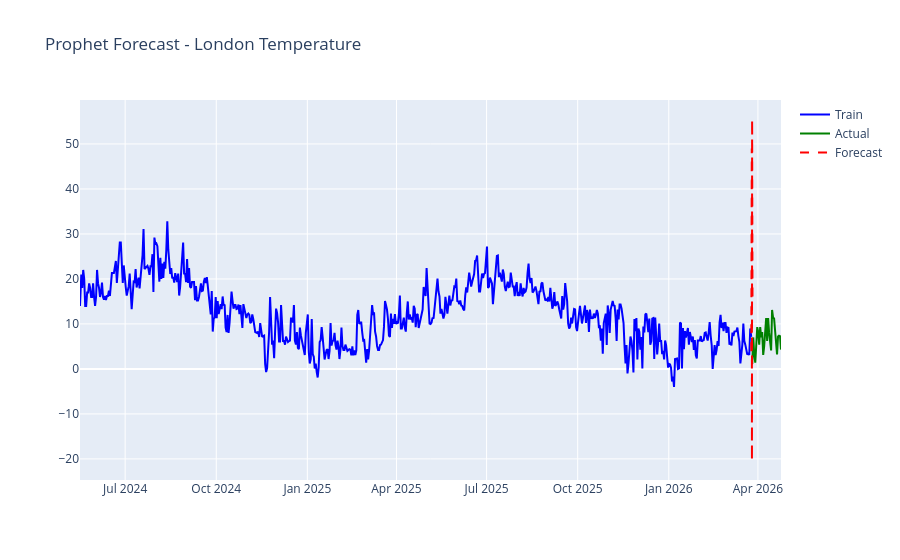

Notebook code for this chart:
### Code cell
from prophet import Prophet

# Sirf ek city lo - London
city_df = df[df['location_name'] == 'London'][['last_updated', 'temperature_celsius']].copy()
city_df.columns = ['ds', 'y']
city_df = city_df.sort_values('ds').reset_index(drop=True)

print(f"London data points: {len(city_df)}")

# Train/Test split - last 30 days test
split_date = city_df['ds'].max() - pd.Timedelta(days=30)
train = city_df[city_df['ds'] <= split_date]
test = city_df[city_df['ds'] > split_date]

# Model
model = Prophet(daily_seasonality=True, weekly_seasonality=True)
model.fit(train)

# Forecast
future = model.make_future_dataframe(periods=len(test), freq='h')
forecast = model.predict(future)

# Plot
fig = px.line(title='Prophet Forecast - London Temperature')
fig.add_scatter(x=train['ds'], y=train['y'], name='Train', line=dict(color='blue'))
fig.add_scatter(x=test['ds'], y=test['y'], name='Actual', line=dict(color='green'))
fig.add_scatter(x=forecast['ds'].tail(len(test)), 
                y=forecast['yhat'].tail(len(test)), 
                name='Forecast', line=dict(color='red', dash='dash'))
fig.show()

# Metrics
y_true = test['y'].values
y_pred = forecast['yhat'].tail(len(test)).values
rmse = np.sqrt(mean_squared_error(y_true, y_pred))
mae = mean_absolute_error(y_true, y_pred)
r2 = r2_score(y_true, y_pred)
print(f"\nProphet Results:")
print(f"RMSE: {rmse:.2f}")
print(f"MAE:  {mae:.2f}")
print(f"R²:   {r2:.2f}")

### Figure 1 — Plotly figure (JSON) as saved in the notebook; plotly's stock layout.template omitted (floating-point values rounded to 4 significant figures; data arrays with more than 128 entries replaced by an {"elided": "..."} marker saying what was removed)
{"data": [{"hovertemplate": "<extra></extra>", "legendgroup": "", "line": {"color": "#636efa", "dash": "solid"}, "marker": {"symbol": "circle"}, "mode": "lines", "name": "", "orientation": "v", "showlegend": false, "type": "scatter", "xaxis": "x", "yaxis": "y"}, {"line": {"color": "blue"}, "name": "Train", "type": "scatter", "x": {"elided": "674 str values"}, "y": {"elided": "674 float values"}}, {"line": {"color": "green"}, "name": "Actual", "type": "scatter", "x": ["2026-03-26T06:30:00.000000", "2026-03-27T06:30:00.000000", "2026-03-28T06:45:00.000000", "2026-03-29T07:15:00.000000", "2026-03-30T07:30:00.000000", "2026-03-31T07:45:00.000000", "2026-04-01T07:45:00.000000", "2026-04-02T07:30:00.000000", "2026-04-03T07:30:00.000000", "2026-04-04T07:30:00.000000", "2026-04-05T07:30:00.000000", "2026-04-06T07:45:00.000000", "2026-04-07T07:30:00.000000", "2026-04-08T07:45:00.000000", "2026-04-09T07:45:00.000000", "2026-04-10T07:45:00.000000", "2026-04-11T07:30:00.000000", "2026-04-12T07:30:00.000000", "2026-04-13T08:00:00.000000", "2026-04-14T08:00:00.000000", "2026-04-15T07:30:00.000000", "2026-04-16T07:30:00.000000", "2026-04-17T07:30:00.000000", "2026-04-18T07:30:00.000000", "2026-04-19T07:15:00.000000", "2026-04-20T07:30:00.000000", "2026-04-21T07:45:00.000000", "2026-04-22T07:30:00.000000", "2026-04-23T07:30:00.000000", "2026-04-24T07:30:00.000000"], "y": [1.1, 7.0, 3.3, 1.4, 5.2, 9.3, 8.2, 5.4, 9.3, 7.0, 8.2, 3.1, 5.0, 7.3, 11.3, 6.2, 11.3, 8.0, 5.1, 4.1, 13.1, 11.4, 11.3, 8.0, 5.4, 3.2, 7.2, 7.4, 7.3, 4.3]}, {"line": {"color": "red", "dash": "dash"}, "name": "Forecast", "type": "scatter", "x": ["2026-03-25T07:30:00.000000", "2026-03-25T08:30:00.000000", "2026-03-25T09:30:00.000000", "2026-03-25T10:30:00.000000", "2026-03-25T11:30:00.000000", "2026-03-25T12:30:00.000000", "2026-03-25T13:30:00.000000", "2026-03-25T14:30:00.000000", "2026-03-25T15:30:00.000000", "2026-03-25T16:30:00.000000", "2026-03-25T17:30:00.000000", "2026-03-25T18:30:00.000000", "2026-03-25T19:30:00.000000", "2026-03-25T20:30:00.000000", "2026-03-25T21:30:00.000000", "2026-03-25T22:30:00.000000", "2026-03-25T23:30:00.000000", "2026-03-26T00:30:00.000000", "2026-03-26T01:30:00.000000", "2026-03-26T02:30:00.000000", "2026-03-26T03:30:00.000000", "2026-03-26T04:30:00.000000", "2026-03-26T05:30:00.000000", "2026-03-26T06:30:00.000000", "2026-03-26T07:30:00.000000", "2026-03-26T08:30:00.000000", "2026-03-26T09:30:00.000000", "2026-03-26T10:30:00.000000", "2026-03-26T11:30:00.000000", "2026-03-26T12:30:00.000000"], "y": [3.929, 7.503, 10.4, 11.21, 12.69, 15.96, 17.78, 14.5, 8.18, 6.948, 17.39, 35.97, 49.02, 43.29, 18.63, -9.374, -20.47, -5.825, 24.66, 50.26, 55.55, 41.01, 20.0, 6.274, 3.862, 7.429, 10.32, 11.13, 12.6, 15.87]}], "layout": {"legend": {"tracegroupgap": 0}, "title": {"text": "Prophet Forecast - London Temperature"}, "xaxis": {"anchor": "y", "domain": [0, 1]}, "yaxis": {"anchor": "x", "domain": [0, 1]}}}
